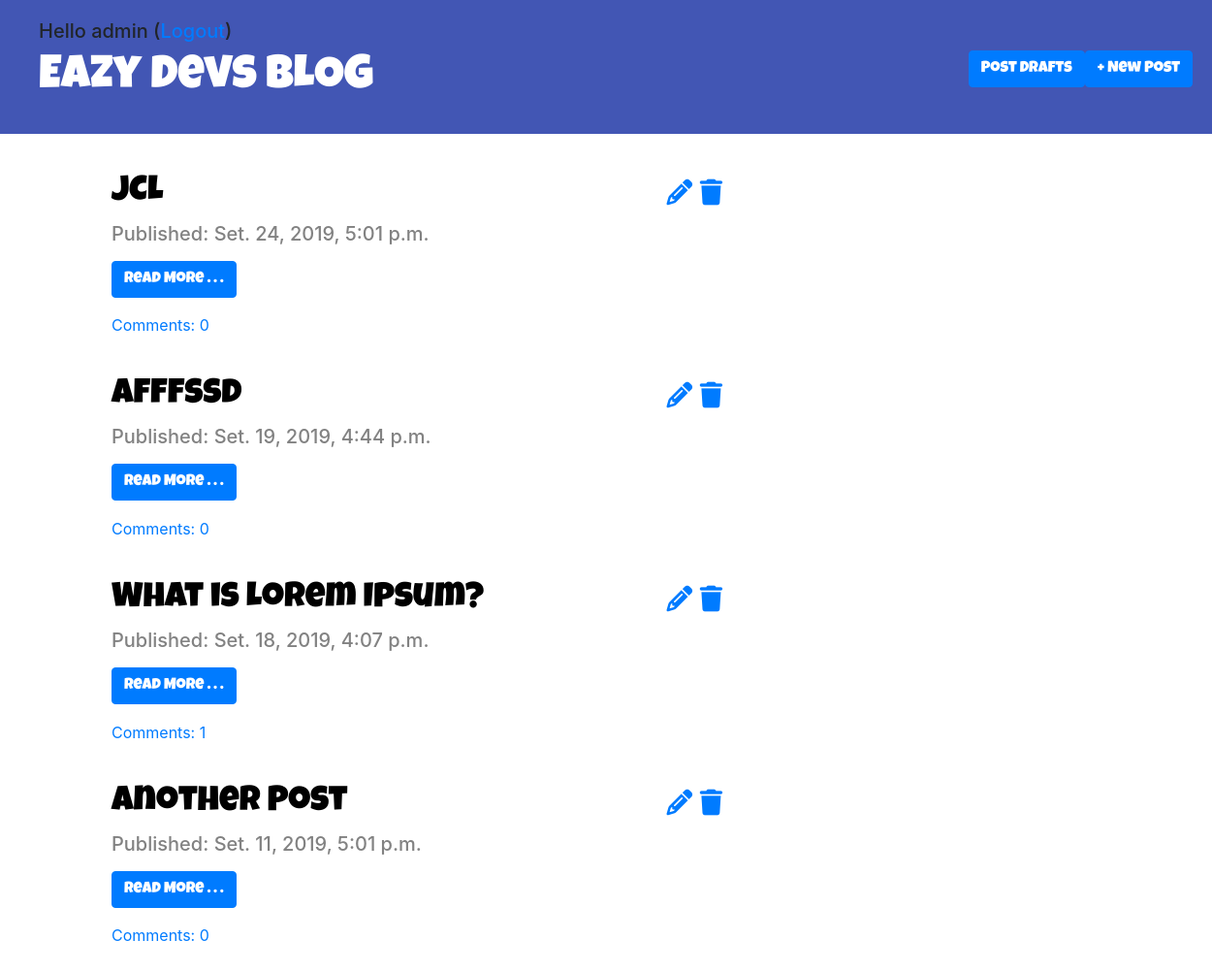
The app's page / (signed in) with its own data.
### blog/models.py (models this page shows, shortened)
class Post(models.Model):
    author = models.ForeignKey('auth.User', on_delete=models.CASCADE)
    title = models.CharField(max_length=200)
    text = models.TextField()
    created_date = models.DateTimeField(default=timezone.now)
    published_date = models.DateTimeField(blank=True, null=True)
    def approved_comments(self):
        return self.comments.filter(approved=True)

### blog/views.py (the view)
# urls.py: path('', views.post_list, name='post_list'),
def post_list(request):
    posts = Post.objects.filter(published_date__lte=timezone.now()).order_by('-published_date')
    stuff_for_frontend = {'posts': posts}
    return render(request, 'blog/post_list.html',stuff_for_frontend)

### blog/templatetags/markdownify.py (called while the page is built)
@register.filter
def markdown(value):
    renderer = HighlightRenderer()
    markdown = mistune.Markdown(renderer=renderer)
    return markdown(value)

### blog/templates/blog/post_list.html (shortened to what this page needs)
{% extends "blog/base.html" %}
{% load markdownify %}
{% block content %}
	{% for post in posts %}
		<div class="post">
			<div class="post-texts">
				{% if user.is_authenticated %}
					<span class="crud-icons" style="float: right; font-size: 20pt; margin-right: 100px; ">
						<a href="{% url 'blog:post_edit' pk=post.pk %}"><i class="fas fa-pencil-alt"></i></a>
				 		<a href="{% url 'blog:post_remove' pk=post.pk %}"
							onclick="return confirm('Are you sure to delete POST {{ post.title }} ?')"><i class="fas fa-trash"></i></a>
					</span>
				{% endif %}
				<h2><a href="{% url 'blog:post_detail' pk=post.pk %}">{{ post.title }}</a></h2>
				<div class="date">
					<h5>Published: {{ post.published_date }}</h5>
				</div>
				<h1><a href="{% url 'blog:post_detail' pk=post.pk %}" class="btn btn-primary">Read More . . .</button></a></h1>
				<a href="{% url 'blog:post_detail' pk=post.pk %}">Comments: {{ post.approved_comments.count}}</button></a>
			</div>
		</div>
	{% endfor %}
{% endblock %}

### blog/templates/blog/base.html (shortened to what this page needs)
{% load staticfiles %}
<!DOCTYPE html>
<html lang="pt">
<head>
	<link rel="stylesheet" href="https://stackpath.bootstrapcdn.com/bootstrap/4.3.1/css/bootstrap.min.css" >
	<link rel="stylesheet" href="{% static '/blog.css'%}">
	<link rel="stylesheet" href="{% static '/zenburn.css'%}">
</head>
<body>
<div class="page-header">
	<div class="top-menu">
		{% if user.is_authenticated %}
			<h5>Hello {{ user.username }} (<a href="{% url 'logout' %}">Logout</a>)</h5>
			<h1><a href="{% url 'blog:post_new' %}" ><button type="button" class="btn btn-primary">+ New Post</button></a></h1>
			<h1><a href="{% url 'blog:post_drafts' %}" ><button type="button" class="btn btn-primary">Post Drafts</button></a></h1>
		{% else %}
			<h1><a href="{% url 'login' %}" ><button type="button" class="btn btn-primary">Login</button></a></h1>
			<h1><a href="{% url 'blog:signup' %}" ><button type="button" class="btn btn-primary">Signup</button></a></h1>
		{% endif %}
	</div>
	<h1><a href="{% url 'blog:post_list' %}">Eazy Devs BLOG</a></h1>
</div>
<div class="content container">
	<div class="row">
		<div class="col-md-8">
      {% block content %}
      {% endblock %}
    </div>
  </div>
</div>
</body>
</html>

### blog/static/blog.css (style rules this page uses)
.page-header { background-color: #4256b4; margin-top: 0; padding: 20px 20px 20px 40px; }
.page-header h1 a { color: #ffffff; font-size: 36pt; text-decoration: none; }
.page-header .btn-primary { float: right; }
.content { margin-left: 100px; }
h1, h2 { font-size: 36px; text-decoration: none; font-family: 'Luckiest Guy', cursive !important; }
.date, .author { color: #828282; }
.post { margin-top: 40px; margin-bottom: 40px; }
.post h2 a { color: #000000; }

### records on screen
Post: title "JCL", published_date "Set. 24, 2019, 5:01 p.m.", approved_comments.count "0"
Post: title "afffssd", published_date "Set. 19, 2019, 4:44 p.m.", approved_comments.count "0"
Post: title "What is Lorem Ipsum?", published_date "Set. 18, 2019, 4:07 p.m.", approved_comments.count "1"
Post: title "Another Post", published_date "Set. 11, 2019, 5:01 p.m.", approved_comments.count "0"

### other values on screen
{{ user.username }} "admin"
